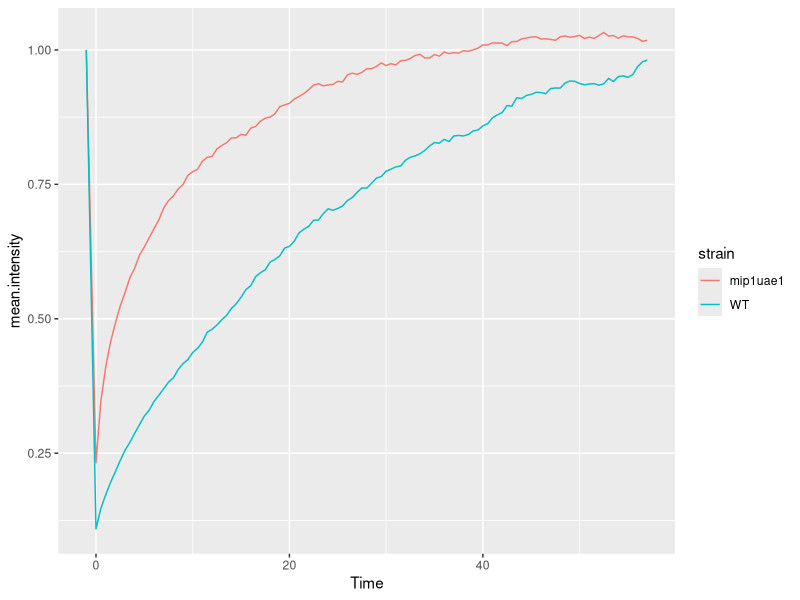
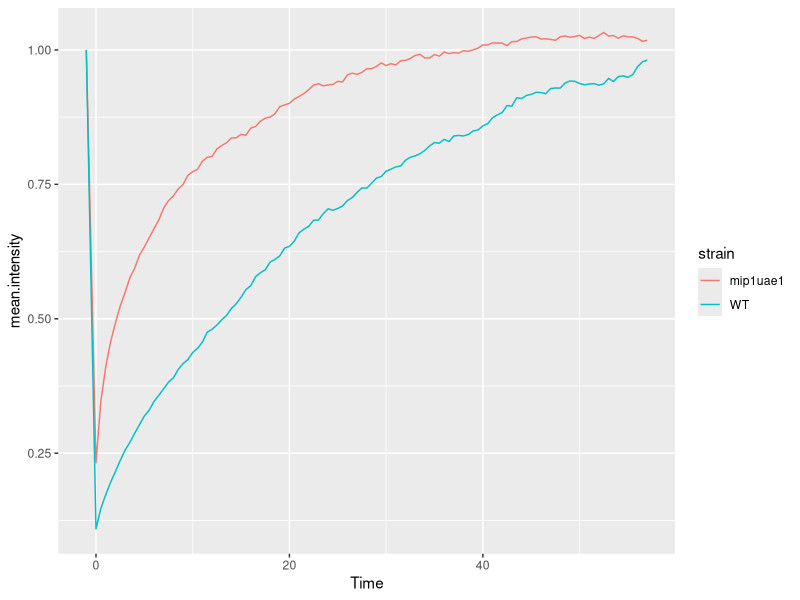
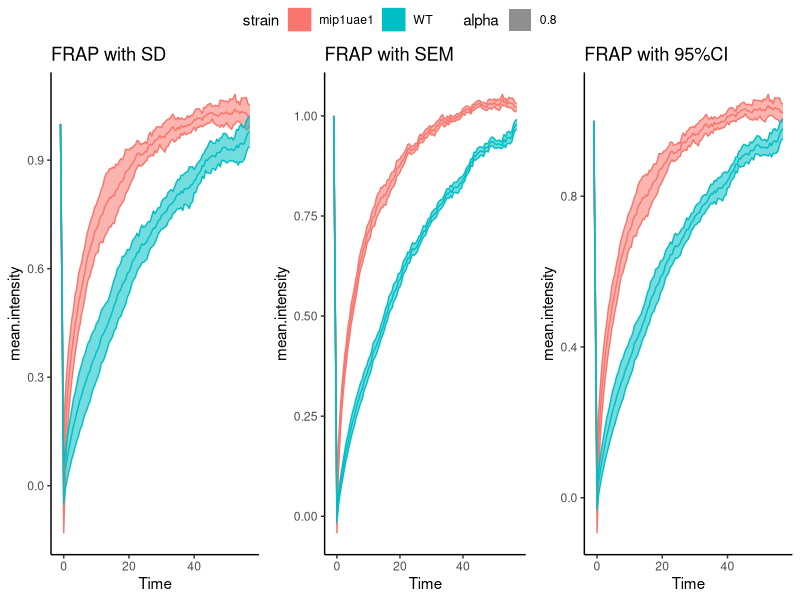
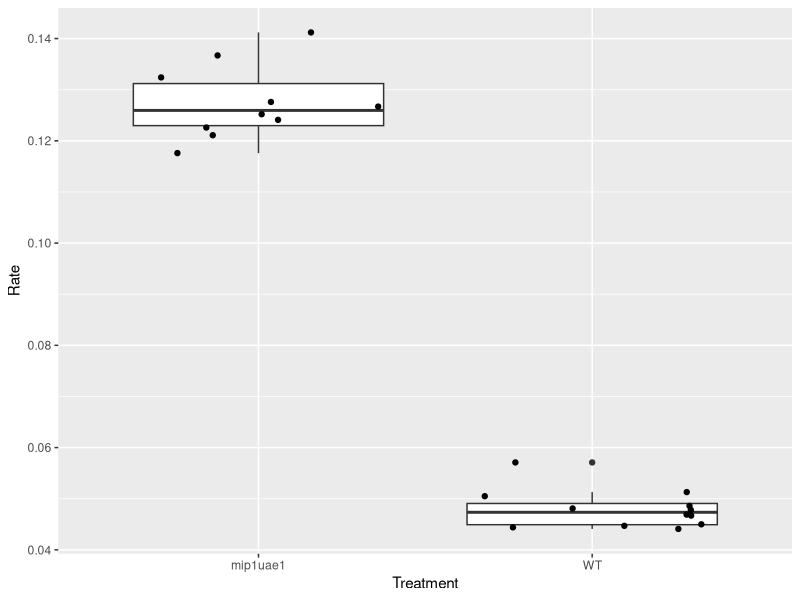
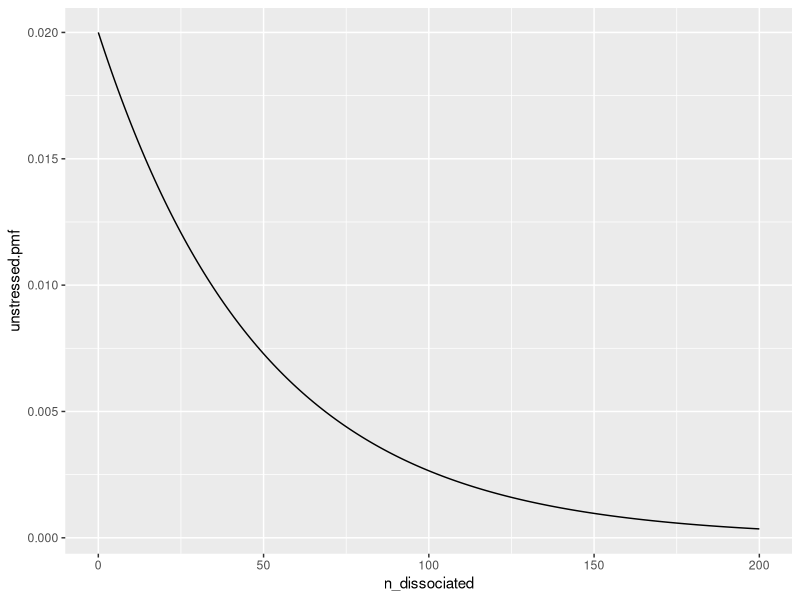
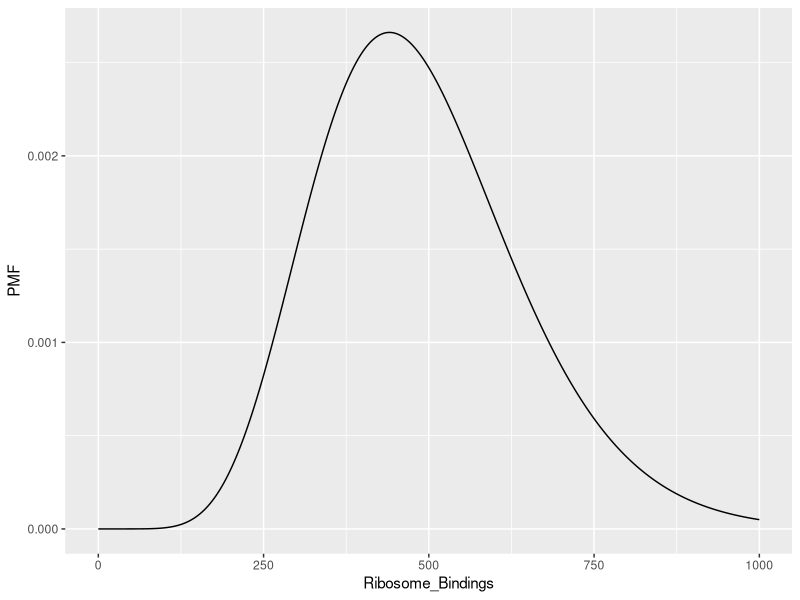
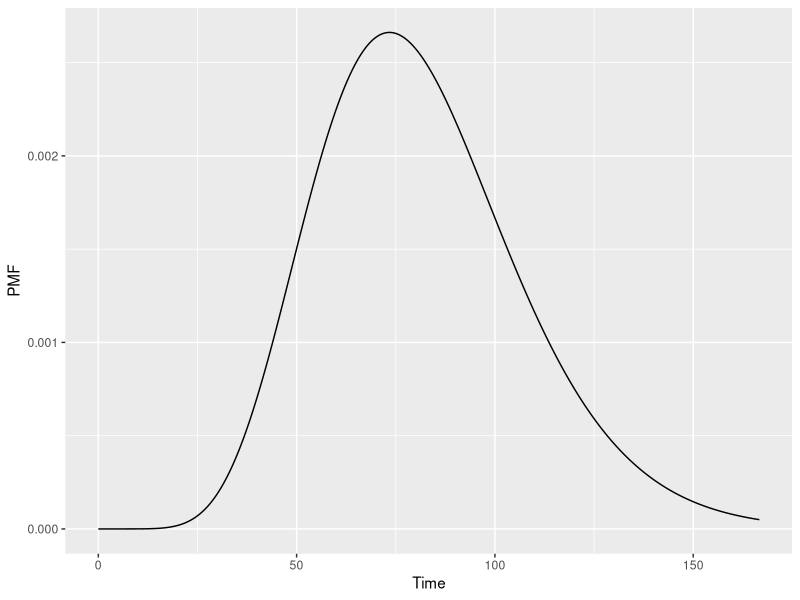
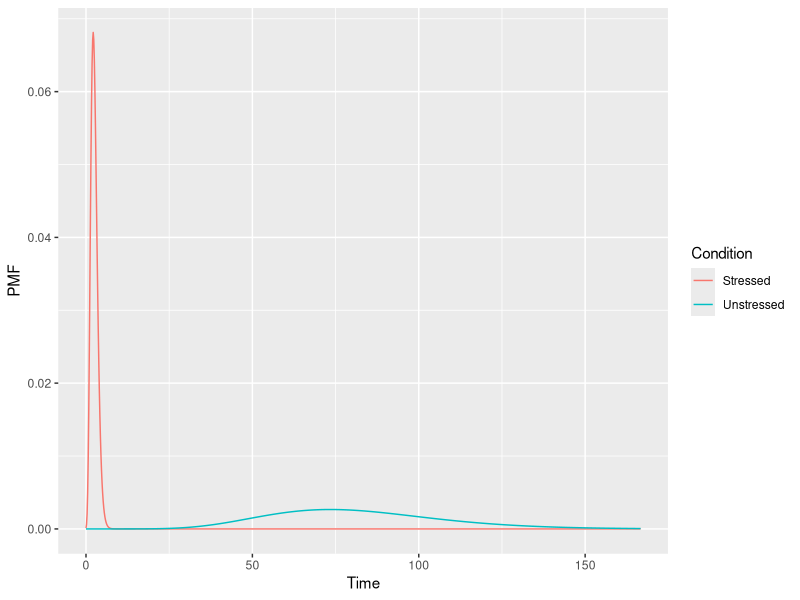

Recreate these plots in R, in order.
## ---- chunk 1
knitr::opts_chunk$set(echo = TRUE)
library(ggplot2)
library(dplyr)
library(ggpubr)
## ---- chunk 2
glh_frap <- read.csv("glh_frap.csv")
## ---- chunk 3
# summary table
mean_intensities <- glh_frap %>% group_by(Time, strain) %>% 
  summarize(mean.intensity = mean(Intensity))

# plot
ggplot(mean_intensities,
       mapping = aes(x = Time,
                     y = mean.intensity,
                     color = strain)) +
  geom_line()

## ---- chunk 4
# normalization function
normalize_data <- function(x) {
  return ((x - min(x)) / (1 - min(x)))
}

## ---- chunk 5
# add normalized intensity column
glh_frap <- glh_frap %>% group_by(strain, rep) %>% 
  mutate(norm_intensity = normalize_data(Intensity))

## ---- chunk 6
# summary table
mean_norm_intensities <- glh_frap %>% group_by(Time, strain) %>% 
  summarize(mean.intensity = mean(norm_intensity))

# plot
ggplot(mean_intensities,
       mapping = aes(x = Time,
                     y = mean.intensity,
                     color = strain)) +
  geom_line()


## ---- chunk 7
# summary table with columns for mean, SD, SEM, and number of replicates
frap_summary <- glh_frap %>% group_by(Time, strain) %>% 
  summarize(mean.intensity = mean(norm_intensity),
            sd.intensity = sd(Intensity),
            sem.intensity = sd(Intensity) / sqrt(length(Intensity)),
            n.reps = max(rep))

## ---- chunk 8
# SD.upper and SD.lower
frap_summary <- frap_summary %>% mutate(sd.upper = mean.intensity + sd.intensity,
         sd.lower = mean.intensity - sd.intensity)

# SE.upper and SE.lower
frap_summary <- frap_summary %>%
  mutate(sem.upper = mean.intensity + sem.intensity,
         sem.lower = mean.intensity - sem.intensity)

# CI.upper and CI.lower
frap_summary <- frap_summary %>% 
  mutate(ci.upper = mean.intensity + sem.intensity * qt(p = 0.975, df = n.reps - 1),
         ci.lower = mean.intensity - sem.intensity * qt(p = 0.975, df = n.reps - 1))

## ---- chunk 9
# SD plot
sd.plot = ggplot(frap_summary,
                 mapping = aes(x = Time,
                               y = mean.intensity,
                               color = strain,
                               fill = strain)) +
  geom_line() +
  geom_ribbon(mapping = aes(
    ymin = sd.lower,
    ymax = sd.upper,
    alpha = 0.8
  )) +
  theme_classic() +
  ggtitle("FRAP with SD")

# SEM plot
se.plot = ggplot(frap_summary,
                 mapping = aes(x = Time,
                               y = mean.intensity,
                               color = strain,
                               fill = strain)) +
  geom_line() +
  geom_ribbon(mapping = aes(
    ymin = sem.lower,
    ymax = sem.upper,
    alpha = 0.8
  )) +
  theme_classic() +
  ggtitle("FRAP with SEM")

# 95%CI plot
ci.plot = ggplot(frap_summary,
                 mapping = aes(x = Time,
                               y = mean.intensity,
                               color = strain,
                               fill = strain)) +
  geom_line() +
  geom_ribbon(mapping = aes(
    ymin = ci.lower,
    ymax = ci.upper,
    alpha = 0.8
  )) +
  theme_classic() +
  ggtitle("FRAP with 95%CI")

ggarrange(sd.plot, se.plot, ci.plot, nrow=1, common.legend=TRUE)
## ---- chunk 10
# load FRAP rates
frap_rates <- read.csv("rates_glh.csv")

# make the plot
ggplot(frap_rates,
       mapping = aes(x = Treatment,
                     y = Rate)) +
  geom_boxplot() + 
  geom_jitter(height = 0)

## ---- chunk 11
# get WT and mutant rates separately
wt_rates <- frap_rates %>% filter(Treatment == "WT")
mutant_rates <- frap_rates %>% filter(Treatment == "mip1uae1")


# test for significance
t.test(wt_rates$Rate, mutant_rates$Rate)

## ---- chunk 12
# Create the "ideal" NB probability mass function over the range x=0:200.
n_dissociated <- 0:200
unstressed.pmf <- dnbinom(x = 0:200, size = 1, prob = 0.02)

# Create a data frame with two columns: the range vector, and
# the corresponding PMF values.
unstressed.pmf.df <- data.frame(n_dissociated, unstressed.pmf)

# Make a density plot (the range goes on the x-axis, the density goes on the y-axis).
ggplot(unstressed.pmf.df,
       mapping = aes(x = n_dissociated,
                     y = unstressed.pmf)) +
  geom_line()

## ---- chunk 13
# Create the probability mass function over the range 0:1000 (ribosome bindings)
# for r=10 "successes"
n_bound <- 0:1000
activated.pmf <- dnbinom(x = n_bound, size = 10, prob = 0.02)

# Create a data.frame with the data
activated.pmf.df <- data.frame(PMF = activated.pmf,
                               Ribosome_Bindings = n_bound)

# Make a density plot 
ggplot(activated.pmf.df,
       mapping = aes(x = Ribosome_Bindings,
                     y = PMF)) +
  geom_line()

## ---- chunk 14
# Add a Time column to this data frame giving the number of minutes to activation.
activated.pmf.df <- activated.pmf.df %>% mutate(Time = Ribosome_Bindings * (1/6))

# Make a density plot of the TIME to activate the response
ggplot(activated.pmf.df,
       mapping = aes(x = Time,
                     y = PMF)) +
  geom_line()

## ---- chunk 15
# First, add a 'Condition' column to the "activated" data frame and set it to
# "Unstressed"
activated.pmf.unstressed <- activated.pmf.df %>% mutate(Condition = "Unstressed")

# Create the PMF for the stressed condition over the range 0:1000 ribosome bindings
pmf.stressed <- dnbinom(n_bound, size = 10, prob = 0.4)

# Create a data.frame with the data for the stressed condition.
# Add columns for Ribosome_Bindings, Time, and Condition.
activated.pmf.stressed <- data.frame(PMF = pmf.stressed,
                                     Ribosome_Bindings = n_bound,
                                     Time = (n_bound / 6),
                                     Condition = "Stressed")

# Row bind the unstressed and stressed data to create a full data set.
activated.pmf <- rbind(activated.pmf.unstressed, activated.pmf.stressed)

# Make a combined density plot with 'Time' as the independent variable, and
# map the color to Condition.
ggplot(activated.pmf,
       mapping = aes(x = Time,
                     y = PMF,
                     color = Condition)) +
  geom_line()
